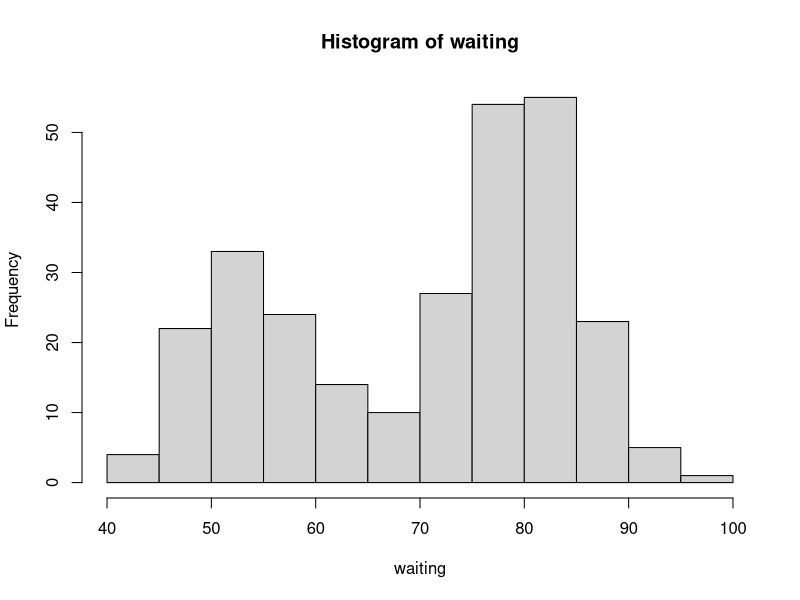
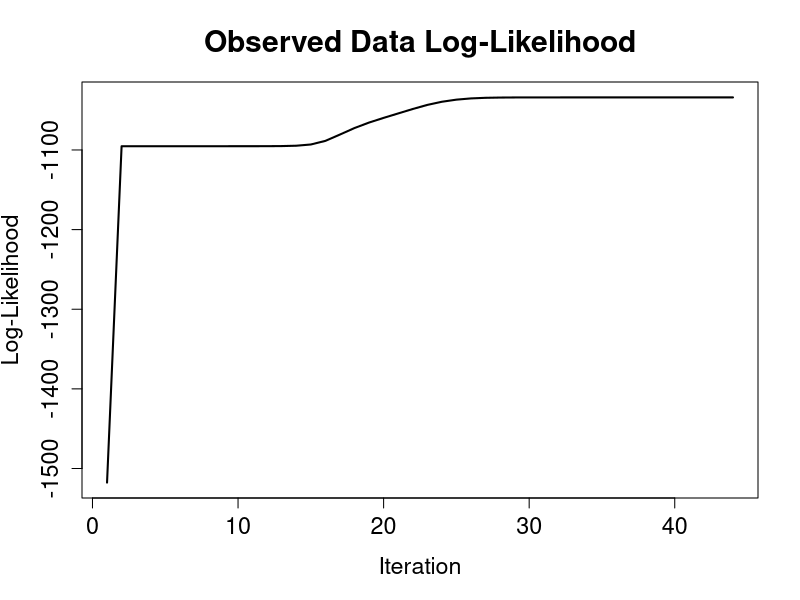
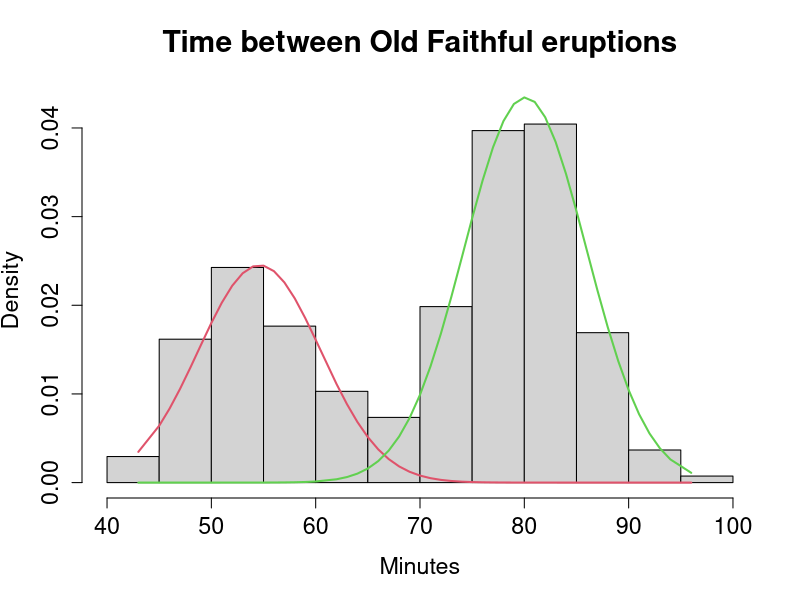
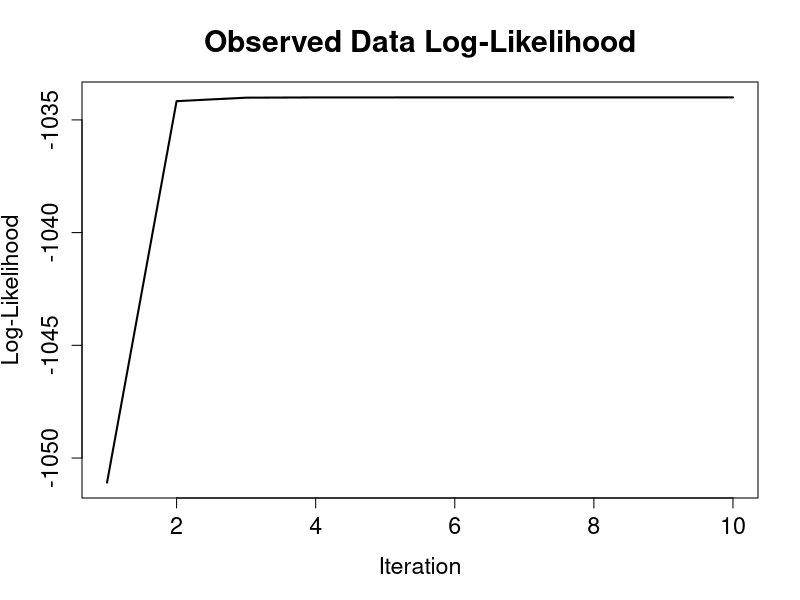
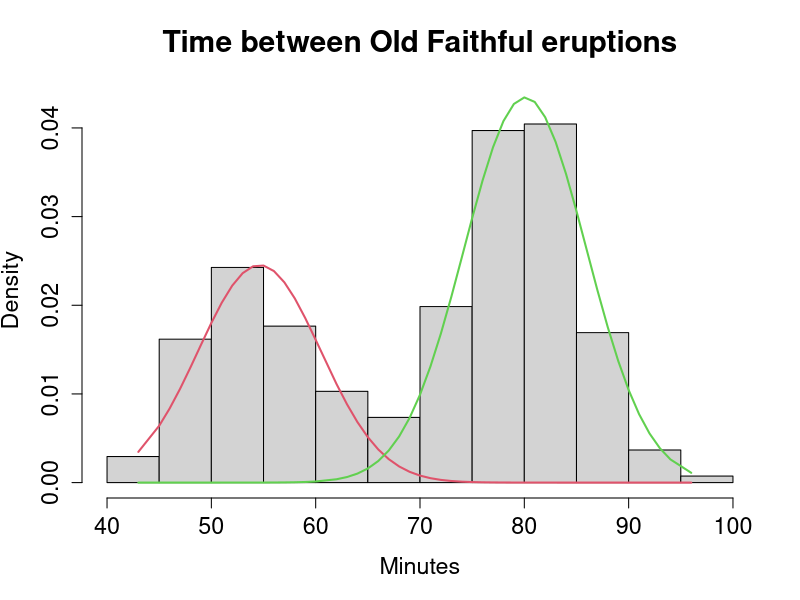
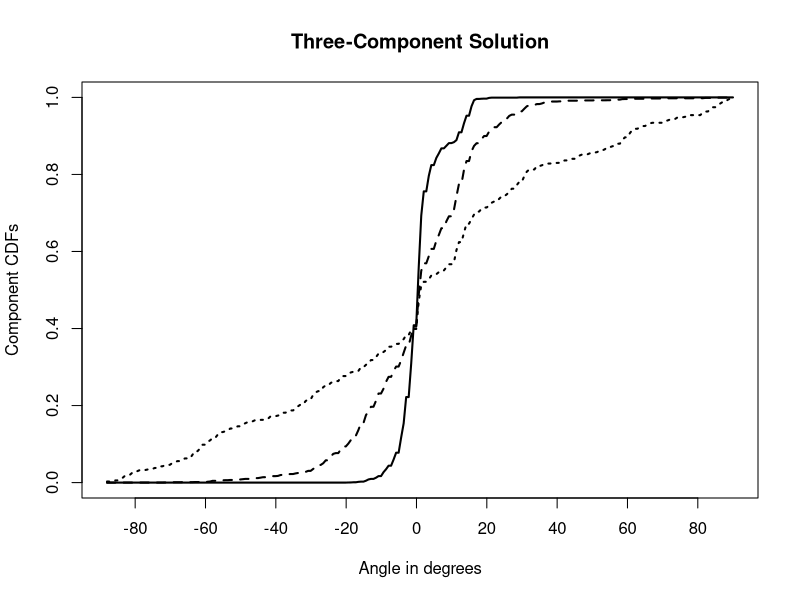
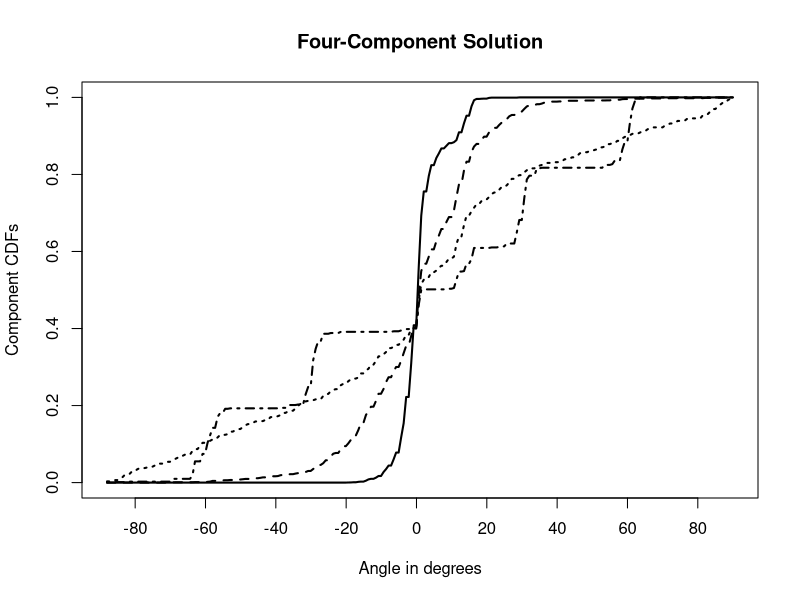
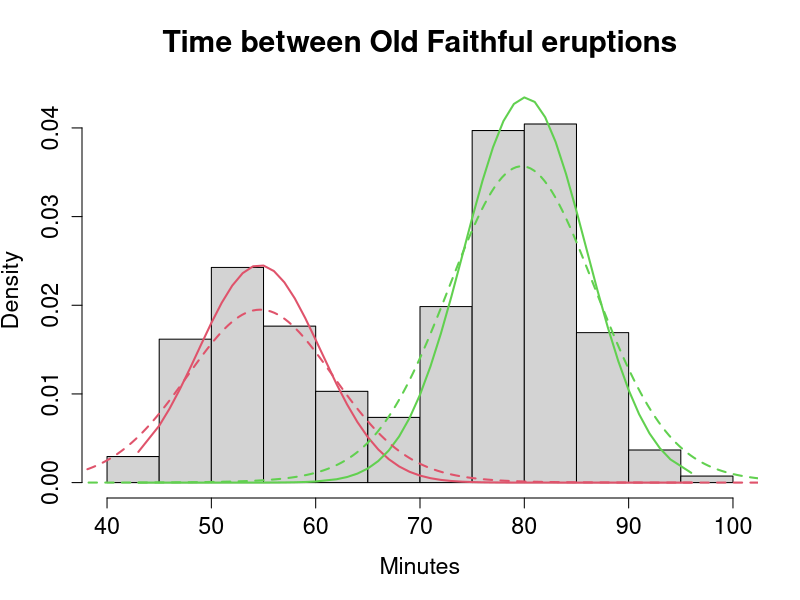

Write the R code that produced these figures, in order.
library("mixtools")
library(ggplot2)

###### Section 2:  EM Algorithms for Finite Mixtures

attach(faithful)
head(faithful)

hist(waiting)

wait <- normalmixEM(waiting)

plot(wait, density = TRUE, cex.axis = 1.4, cex.lab = 1.4, cex.main = 1.8,
     main2 = "Time between Old Faithful eruptions", xlab2 = "Minutes")

wait[c("lambda", "mu", "sigma")]

summary(wait)




wait1 <- normalmixEM(waiting, lambda = .5, mu = c(55, 80), sigma = 5)

plot(wait1, density = TRUE, cex.axis = 1.4, cex.lab = 1.4, cex.main = 1.8,
     main2 = "Time between Old Faithful eruptions", xlab2 = "Minutes")

wait1[c("lambda", "mu", "sigma")]

summary(wait1)

###### Section 3:  Cutpoint Methods

data("Waterdata")
cutpts <- 10.5 *(-6:6)
watermult <- makemultdata (Waterdata, cuts = cutpts)

set.seed(15)
theta4 <- matrix(runif(56), ncol=14)
theta3 <- theta4[1:3,]
mult3 <- multmixEM (watermult, lambda=rep (1, 3) / 3, theta = theta3)

cdf3 <- compCDF(Waterdata, mult3$posterior, lwd=2, lab=c(7, 5, 7),
  xlab="Angle in degrees",  ylab="Component CDFs",
  main="Three-Component Solution")
mult4 <- multmixEM (watermult, lambda=rep (1, 4) / 4, theta = theta4)

cdf4 <- compCDF(Waterdata, mult4$posterior, lwd=2, lab=c(7, 5, 7),
  xlab="Angle in degrees", ylab="Component CDFs", 
  main="Four-Component Solution")

summary(mult4)

###### Section 4:  Nonparametric and Semiparametric Methods

plot(wait1, which = 2, cex.axis = 1.4, cex.lab = 1.4, cex.main = 1.8,
  main2 = "Time between Old Faithful eruptions", xlab2 = "Minutes")
wait2 <- spEMsymloc(waiting, mu0 = c(55, 80))
plot(wait2, lty = 2, newplot = FALSE, addlegend = FALSE)

bw.nrd0(waiting)

wait2a <- spEMsymloc(waiting, mu0 = c(55, 80), bw = 1)
wait2b <- spEMsymloc(waiting, mu0 = c(55, 80), bw = 6)
plot(wait2a, lty = 1, addlegend = FALSE, cex.axis = 1.4,
  cex.lab = 1.4, cex.main = 1.8, xlab = "Minutes",
  title = "Time between Old Faithful eruptions")
plot(wait2b, lty = 2, newplot = FALSE, addlegend = FALSE)

m = 2; r = 3; n = 300; S = 100
lambda <- c(0.4, 0.6)
mu <- matrix(c(0, 0, 0, 3, 4, 5), m, r, byrow = TRUE)
sigma <- matrix(rep(1, 6), m, r, byrow = TRUE)

centers <- matrix(c(0, 0, 0, 4, 4, 4), 2, 3, byrow = TRUE)
ISE <- matrix(0, m, r, dimnames = list(Components = 1:m, Blocks = 1:r))
nblabsw <- 0

for (mc in 1:S) {
  x <- rmvnormmix(n, lambda, mu, sigma)
  a <- npEM(x, centers, verb = FALSE, samebw = FALSE)
  if (a$lambda[1] > a$lambda[2]) nblabsw <- nblabsw + 1
  for (j in 1:m) {
    for (k in 1:r) {
      ISE[j, k] <- ISE[j, k] + ise.npEM(a, j, k, dnorm,
         lower = mu[j, k] - 5, upper = mu[j, k] + 5, plots = FALSE,
         mean = mu[j, k], sd = sigma[j, k])$value
    }
  }
}
MISE <- ISE/S
print(sqMISE <- sqrt(MISE))

summary(a)

plot(a)

m <- 2; r <- 5
lambda <- c(0.4, 0.6)
df <- c(2, 10); ncp <- c(0, 8)
sh1 <- c(1, 1) ; sh2 <- c(1, 5)

n <- 300; z <- sample(m, n, rep = TRUE, prob = lambda)
r1 <- 3; z2 <- rep(z, r1)
x1 <- matrix(rt(n * r1, df[z2], ncp[z2]), n, r1)
r2 <- 2; z2 <- rep(z, r2)
x2 <- matrix(rbeta(n * r2, sh1[z2], sh2[z2]), n, r2)
x <- cbind(x1, x2)

id <- c(rep(1, r1), rep(2, r2))
centers <- matrix(c(0, 0, 0, 1/2, 1/2, 4, 4, 4, 1/2, 1/2), m, r, 
  byrow = TRUE)
b <- npEM(x, centers, id, eps = 1e-8, verb = FALSE, samebw = FALSE)

plot(b, breaks = 15)

par(mfrow = c(2, 2))
for (j in 1:2){
  ise.npEM(b, j, 1, truepdf = dt, lower = ncp[j] - 10,
    upper = ncp[j] + 10, df = df[j], ncp = ncp[j])
  ise.npEM(b, j, 2, truepdf = dbeta, lower = -0.5,
    upper = 1.5,  shape1 = sh1[j], shape2 = sh2[j])
}

###### Section 5:  Mixtures of Regressions

data("CO2data")
attach(CO2data)
CO2reg <- regmixEM(CO2, GNP, lambda = c(1, 3) / 4,
  beta = matrix(c(8, -1, 1, 1), 2, 2), sigma = c(2, 1))

summary(CO2reg)

plot(CO2reg, density = TRUE, alpha = 0.01)

CO2igle <- regmixEM.loc(CO2, GNP, beta = CO2reg$beta, sigma = CO2reg$sigma,
  lambda = matrix(.5, 28, 2), kern.l = "Beta", kernl.h = 20, kernl.g = 3)

summary(CO2igle)

plot(GNP, CO2igle$post[,1], xlab = "GNP", 
  ylab = "Final posterior probabilities")
lines(sort(GNP), CO2igle$lambda[order(GNP), 1], col=2)
abline(h = CO2igle$lambda[1], lty = 2)

set.seed(123)
CO2boot <- boot.se(CO2reg, B = 100)

rbind(range(CO2boot$beta[1,]), range(CO2boot$beta[2,]))

CO2boot[c("lambda.se", "beta.se", "sigma.se")]

###### Section 6:  Additional Capabilities of Mixtools

set.seed(10)
multmixmodel.sel(watermult, comps = 1:4, epsilon = 0.001)
